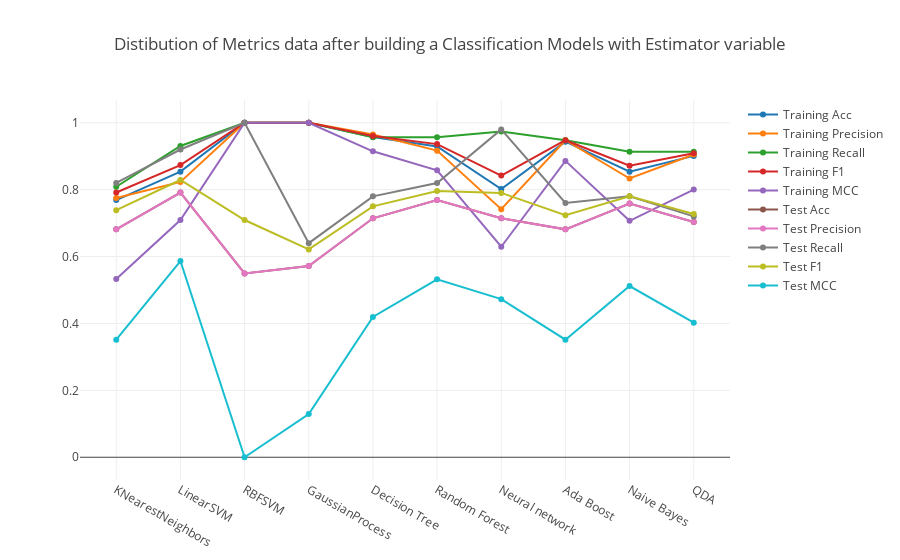

Source (notebook cell):
### Code cell
import plotly.offline as py
import plotly.graph_objs as go
from plotly.offline import download_plotlyjs, init_notebook_mode, plot, iplot
init_notebook_mode(connected=True)

data = [
        go.Scatter(name="Training Acc", y=metr_df.TrainingAcc, x=metr_df.Estimator),
        go.Scatter(name="Training Precision", y=metr_df.TrainingPrecision, x=metr_df.Estimator),
        go.Scatter(name="Training Recall", y=metr_df.TrainingRecall, x=metr_df.Estimator),
        go.Scatter(name="Training F1", y=metr_df.TrainingF1, x=metr_df.Estimator),
        go.Scatter(name="Training MCC", y=metr_df.TrainingMCC, x=metr_df.Estimator),
        go.Scatter(name="Test Acc", y=metr_df.TestAcc, x=metr_df.Estimator),
        go.Scatter(name="Test Precision", y=metr_df.TestPrecision, x=metr_df.Estimator),
        go.Scatter(name="Test Recall", y=metr_df.TestRecall, x=metr_df.Estimator),
        go.Scatter(name="Test F1", y=metr_df.TestF1, x=metr_df.Estimator),
        go.Scatter(name="Test MCC", y=metr_df.TestMCC, x=metr_df.Estimator),
        
    
]

layout = go.Layout(
    title='Distibution of Metrics data after building a Classification Models with Estimator variable'
)

fig = go.Figure(data=data, layout=layout)

plot_url = py.iplot(fig)
#plot_url = py.iplot(data)

### Figure 1 — Plotly figure (JSON) as saved in the notebook; plotly's stock layout.template omitted (floating-point values rounded to 4 significant figures)
{"data": [{"name": "Training Acc", "type": "scatter", "uid": "0662d857-61e2-434c-b58a-ab76e2e50720", "x": ["KNearestNeighbors", "LinearSVM", "RBFSVM", "GaussianProcess", "Decision Tree", "Random Forest", "Neural network", "Ada Boost", "Naive Bayes", "QDA"], "y": [0.7689, 0.8538, 1, 1, 0.9575, 0.9292, 0.8019, 0.9434, 0.8538, 0.9009]}, {"name": "Training Precision", "type": "scatter", "uid": "c75d9277-91ec-4e49-9f3b-c641690f0c10", "x": ["KNearestNeighbors", "LinearSVM", "RBFSVM", "GaussianProcess", "Decision Tree", "Random Forest", "Neural network", "Ada Boost", "Naive Bayes", "QDA"], "y": [0.775, 0.8231, 1, 1, 0.9649, 0.9167, 0.7417, 0.9478, 0.8333, 0.9052]}, {"name": "Training Recall", "type": "scatter", "uid": "ffd581df-7a03-4768-8467-393132bae0fa", "x": ["KNearestNeighbors", "LinearSVM", "RBFSVM", "GaussianProcess", "Decision Tree", "Random Forest", "Neural network", "Ada Boost", "Naive Bayes", "QDA"], "y": [0.8087, 0.9304, 1, 1, 0.9565, 0.9565, 0.9739, 0.9478, 0.913, 0.913]}, {"name": "Training F1", "type": "scatter", "uid": "65619224-762c-43f9-997f-6f5ccee2d3ff", "x": ["KNearestNeighbors", "LinearSVM", "RBFSVM", "GaussianProcess", "Decision Tree", "Random Forest", "Neural network", "Ada Boost", "Naive Bayes", "QDA"], "y": [0.7915, 0.8735, 1, 1, 0.9607, 0.9362, 0.8421, 0.9478, 0.8714, 0.9091]}, {"name": "Training MCC", "type": "scatter", "uid": "a2ecf93f-7aa9-4d64-82a9-7e1b6bb9b044", "x": ["KNearestNeighbors", "LinearSVM", "RBFSVM", "GaussianProcess", "Decision Tree", "Random Forest", "Neural network", "Ada Boost", "Naive Bayes", "QDA"], "y": [0.5331, 0.7092, 1, 1, 0.9146, 0.8579, 0.6293, 0.886, 0.7067, 0.8003]}, {"name": "Test Acc", "type": "scatter", "uid": "624ae3ca-95f3-4e68-8df2-738374217856", "x": ["KNearestNeighbors", "LinearSVM", "RBFSVM", "GaussianProcess", "Decision Tree", "Random Forest", "Neural network", "Ada Boost", "Naive Bayes", "QDA"], "y": [0.6813, 0.7912, 0.5495, 0.5714, 0.7143, 0.7692, 0.7143, 0.6813, 0.7582, 0.7033]}, {"name": "Test Precision", "type": "scatter", "uid": "14388545-f19b-4218-b63f-1fdebecf6702", "x": ["KNearestNeighbors", "LinearSVM", "RBFSVM", "GaussianProcess", "Decision Tree", "Random Forest", "Neural network", "Ada Boost", "Naive Bayes", "QDA"], "y": [0.6813, 0.7912, 0.5495, 0.5714, 0.7143, 0.7692, 0.7143, 0.6813, 0.7582, 0.7033]}, {"name": "Test Recall", "type": "scatter", "uid": "62ffcdbb-42fe-4a94-939b-f995bddc3ad7", "x": ["KNearestNeighbors", "LinearSVM", "RBFSVM", "GaussianProcess", "Decision Tree", "Random Forest", "Neural network", "Ada Boost", "Naive Bayes", "QDA"], "y": [0.82, 0.92, 1, 0.64, 0.78, 0.82, 0.98, 0.76, 0.78, 0.72]}, {"name": "Test F1", "type": "scatter", "uid": "a941c5c3-42a3-42ed-874e-2db004f053e9", "x": ["KNearestNeighbors", "LinearSVM", "RBFSVM", "GaussianProcess", "Decision Tree", "Random Forest", "Neural network", "Ada Boost", "Naive Bayes", "QDA"], "y": [0.7387, 0.8288, 0.7092, 0.6214, 0.75, 0.7961, 0.7903, 0.7238, 0.78, 0.7273]}, {"name": "Test MCC", "type": "scatter", "uid": "c4041cb0-81bd-44c1-a0f9-41207213bd64", "x": ["KNearestNeighbors", "LinearSVM", "RBFSVM", "GaussianProcess", "Decision Tree", "Random Forest", "Neural network", "Ada Boost", "Naive Bayes", "QDA"], "y": [0.3516, 0.5865, 0, 0.1289, 0.4195, 0.532, 0.4726, 0.3514, 0.5117, 0.4021]}], "layout": {"title": {"text": "Distibution of Metrics data after building a Classification Models with Estimator variable"}}}
